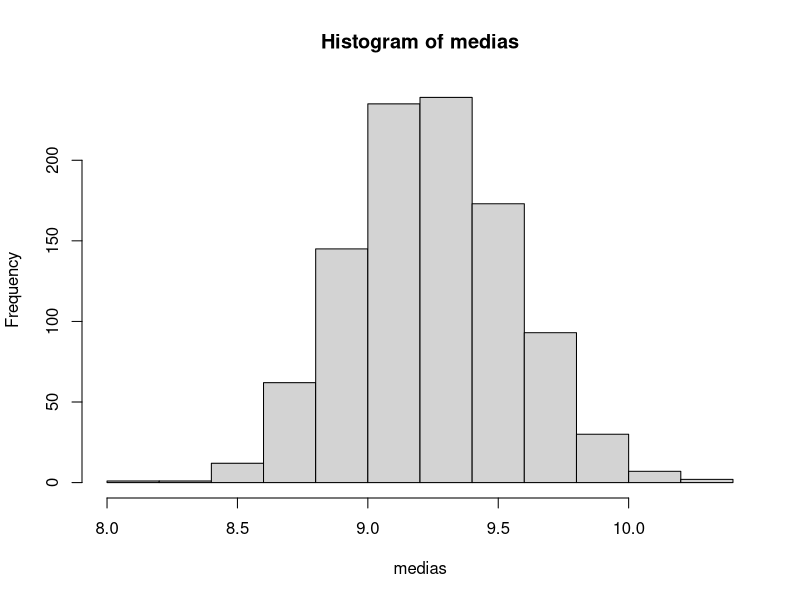
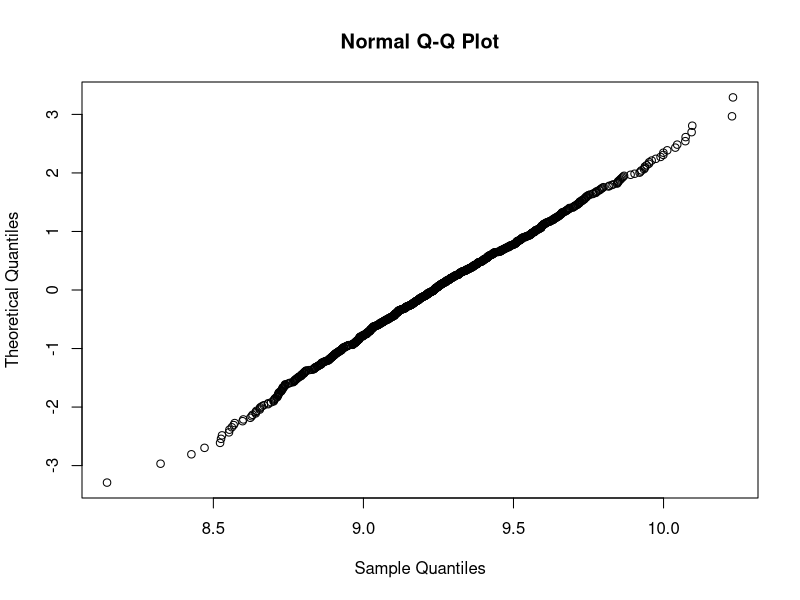
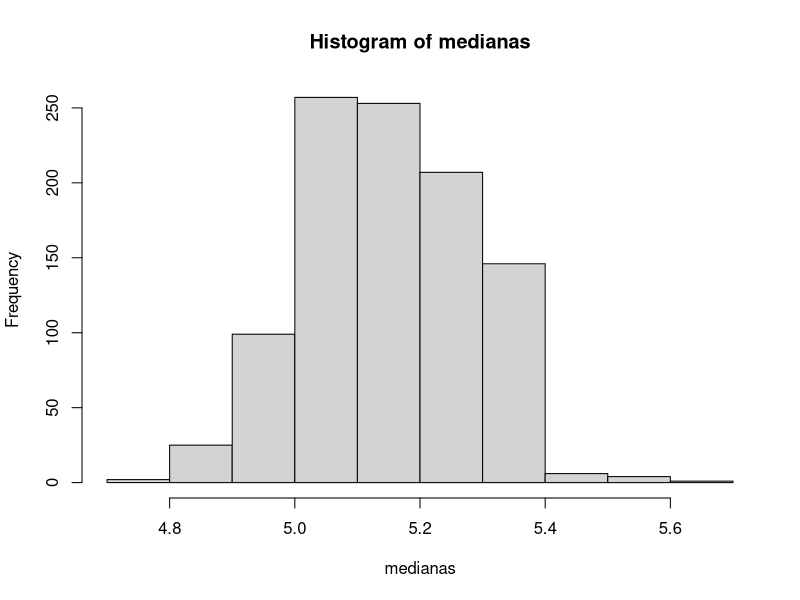
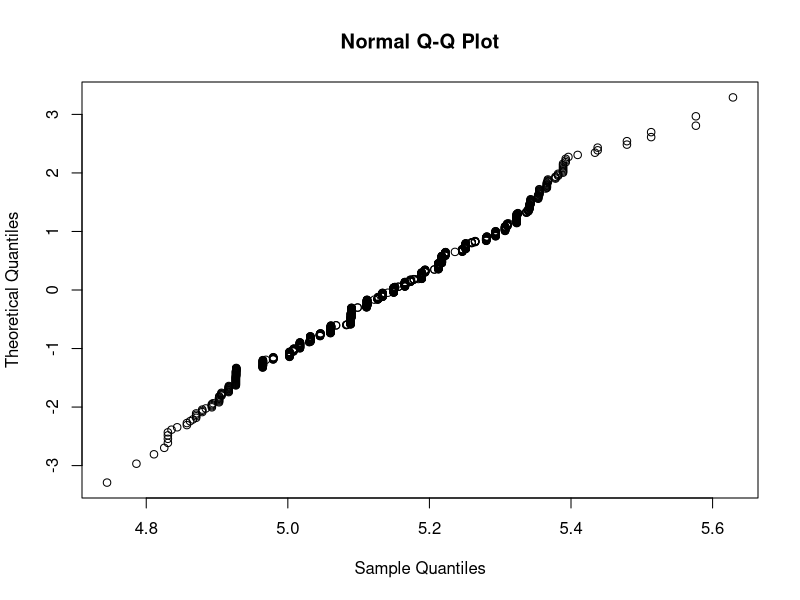
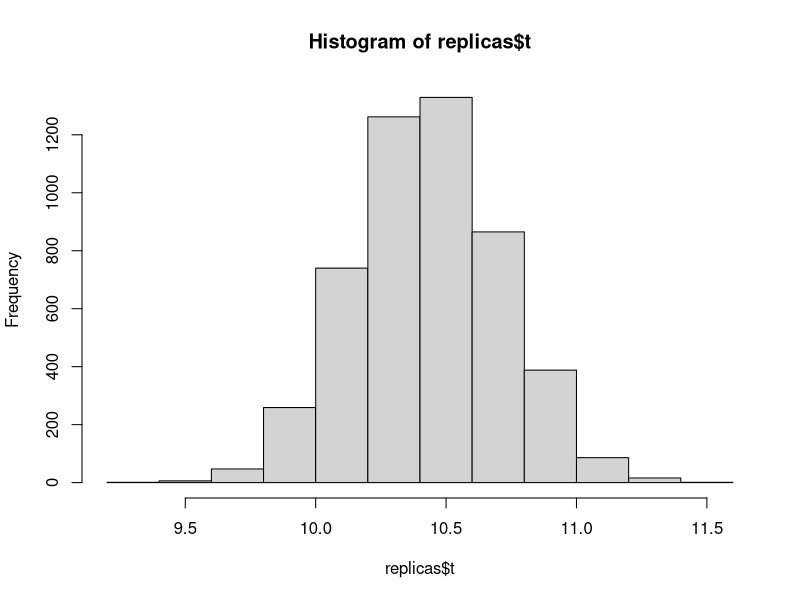
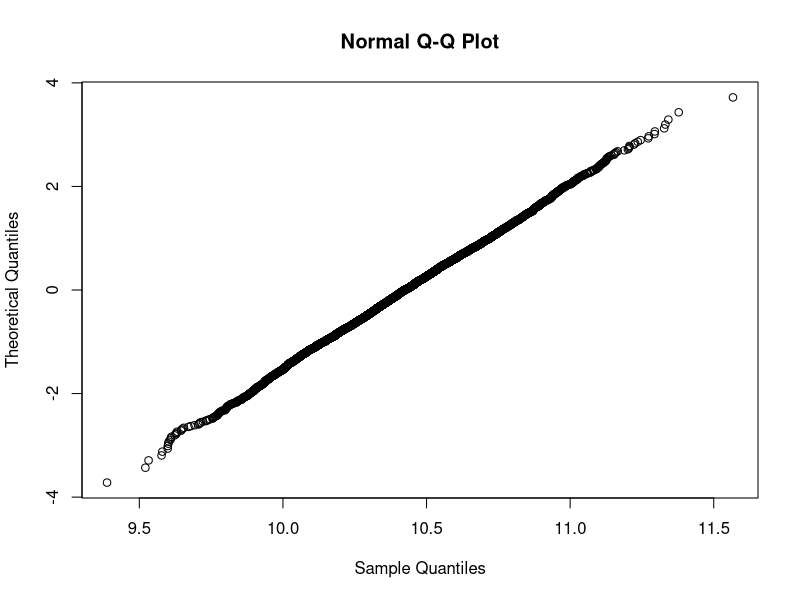

Source code (R) for these figures, in order:
##' # Bootstrap con R 
##' [Francisco García García](http://bioinfo.cipf.es/ "webpage of department") _(2014-10-12)_  
##'
##' 
##' 
##' ----------------------------------------------------------------------------

##' ### 0. Introducción 
##' ### 1. Ejemplos
##' ### 2. Cálculo de intervalos de confianza
##' ### 3. Ejercicios
##' ### 4. Bibliografía y enlaces interesantes
##' ----------------------------------------------------------------------------

##'<br />
##'<br />
##'<br />
  

##' ## 0. Introducción 
##' - La inferencia estadística se basa en la distribución de los diferentes estadísticos. Esta distribución la conocemos al seleccionar diferentes muestras de tamaño n de la misma población.
##'
##' - La distribución de un estadístico se obtiene al observar sus valores en muchas muestras de la población. 
##' 
##' - La técnica de bootstrap consiste en obtener la distribución de un estadístico (al menos de forma aproximada) 
##' utilizando la información que se deriva de una sola muestra (y sus réplicas).
##' 
##' ### Procedimiento:
##' **Replicación**: en lugar de tomar muchas muestras de la población, obtener réplicas (muestras con reemplazamiento) de la muestra original. Todas las
##' réplicas deben tener el mismo tamaño que la muestra original: n.
##' 
##' La **distribución bootstrap del estadístico** se obtiene a partir de estas muestras y sirve para _estimar_ la distribución del estadístico.
##'<br />
##'<br />
##'<br />

##' ## 1. Ejemplos
##' ### 1.1. ¿Cuál es el error típico de la media muestral? 
##' Generamos una muestra de 50 valores que siguen una distribución normal de media 10 y desviación típica 2:
x = rnorm(50, mean=10, sd=2) 
x
##' A continuación creamos un vector vacío (en realidad está formado por 1000 ceros) donde almacenaremos los resultados que obtenemos:
medias=numeric(1000) 
head(medias)
length(medias)
##' Mediante este código repetiremos 1000 veces las siguientes acciones: extracción de una muestra con reemplazamiento desde x, cálculo de la media muestral de esta nueva réplica y 
##' almacenamiento de la media muestral obtenida en el vector **medias** que hemos generado anteriormente:  
for(i in 1:1000)
{
  muestra=sample(x, replace=T)
  medias[i]=mean(muestra)
}

##' Evaluamos los resultados obtenidos:
hist(medias) #un histograma de las medias
qqnorm(medias, datax=T) #papel probabilistico normal
mean(medias) # el centro de la distribucion de las medias
sd(medias) # la desviacion tipica de las medias
##' 
##' 
##'
##' ### 1.2. ¿Cuál es el error típico de la mediana muestral? 
##' Generamos una muestra de 70 valores que siguen una distribución normal de media 5 y desviación típica 1:
x = rnorm(70, mean=5, sd=1) 
x
##' A continuación creamos un vector vacío (en realidad está formado por 1000 ceros) donde almacenaremos los resultados que obtenemos:
medianas=numeric(1000) 
head(medianas)
length(medianas)
##' Mediante este código repetiremos 1000 veces las siguientes acciones: extracción de una muestra con reemplazamiento desde x, cálculo de la mediana muestral de esta nueva réplica y 
##' almacenamiento de la mediana muestral obtenida en el vector **mediana** que hemos generado anteriormente:  
for(i in 1:1000)
{
  muestra=sample(x, replace=T)
  medianas[i]=median(muestra)
}

##' Evaluamos los resultados obtenidos:
hist(medianas) #un histograma de las medianas
qqnorm(medianas, datax=T) #papel probabilistico normal
mean(medianas) # el centro de la distribucion de las medianas
sd(medianas) # la desviacion tipica de las medianas
##' 
##' 
##' ### Ventajas de los procedimientos bootstrap 
##'
##' 1. No necesitamos la condición de normalidad en la que se basan las técnicas de inferencia paramétricas.
##' 
##' 2. En la mayoría de casos, la distribución bootstrap de un estadístico tiene aproximadamente la misma forma y dispersión que la distribución del estadístico
##' que se obtiene al seleccionar muchas muestras de la población, pero su centro es el valor que toma el estadístico en la muestra original, en lugar
##' del verdadero valor del parámetro que intentamos estimar.
##' 
##' 3. La técnica bootstrap nos permite calcular el error típico de cualquier estadístico sin necesidad de recurrir a la teoría estadística.
##'<br />
##'<br />
##'<br />
##'
##' ## 2. Cálculo de intervalos de confianza
##' ### 2.1. Intervalos de confianza bootstrap usando t
##' Suponemos que la distribución bootstrap de un estadístico, obtenida  a partir de una muestra aleatoria simple de tamaño n es aproximadamente **normal** y que el **sesgo** es pequeño.
##' El **sesgo** es la diferencia entre el estadístico de interés en la muestra original y el estadístico obtenido a partir de la distribución bootstrat).
##' Un intervalo de confianzan del (1 - alfa)*100% para el parámetro poblacional se obtiene mediante la expresión :
##' 
##' **valor del estadístico +- t(alfa/2, n-1) *Sb**,  donde Sb es el error típico obtenido de la distribución bootstrap.
##' 
##' 
##' ### 2.2. Intervalos de confianza bootstrap basados en percentiles
##' Cuando no se verifica la normalidad no es posible utilizar el procedimiento anterior para el cálculo de los intervalos de confianza bootstrap. Existen otros procedimientos:
##' 
##' El intervalo formado por los percentiles 2.5% y 97.5% de la distribución bootstrap de un estadístico, permiten calcular un intervalo de confianza del 95% para el parámetro poblacional. 
##' utilizaremos este método si la distribución bootstrap presenta un sesgo reducido. 
##' 
##' Continuamos con los 2 ejemplos anteriores. De esta forma obtenemos los intervalos de confianza del 95% de los parámetros poblaciones media y mediana, a partir de la distribución bootstrap:
quantile(medias, c(0.025, 0.975))
quantile(medianas, c(0.025, 0.975))
##' 
##' ### 2.3. Comparación de los intervalos de confianza bootstrap basados en t y  en percentiles
##' - Las condiciones para utilizar estos intervalos no están perfectamente definidas (son muy generales).
##'
##' - Comprueba que los intervalos obtenidos son razonables comparándolos.
##'
##' - Si el sesgo de la distribución bootstrap es pequeño y la distribución es normal, ambos intervalos deberían ser muy similares.
##' 
##' - Los intervalos basados en percentiles son preferibles a los basados en t si la distribución bootstrap no es normal. Son más precisos que los basados en t cuando el sesgo es pequeño.
##' 
##' - Si los intervalos t y los basados en percentiles no coinciden, un buen consejo es no fiarse de ninguno.
##' 
##' ### 2.4. Intervalos de confianza bootstrap más precisos: BCa
##' - Existen métodos más elaborados basados en la técnica de bootstrap que mejoran sustancialmente su fiabilidad al aumentar el tamaño de la muestra. 
##' 
##' - Los intervalos BCa  (bias-corrected accelerated) basados en la técnica de bootstrap son una modificación de los intervalos basados en percentiles que realizan los ajustes necesarios para corregir el sesgo
##'  y la asimetría.
##'  
##'  
##' ### 2.5. Bootstrap en R
##'  Vemos un ejemplo de uso de bootstrap en R: **la media muestral** 
##'  
##'  Cargamos el paquete **boot** en nuestra sesión de R. Incluye algunas funciones de utilidad para el cálculo de la distribución bootstrap:
library(boot) 
##' Generamos una muestra de 50 valores que siguen una distribución normal de media 10 y desviación típica 2:
x = rnorm(50, mean=10, sd=2) 
x # es la muestra original
datos=data.frame(x) # requiere un data.frame
media=function(datos, indices)
{
  d=datos[indices,]
  mean(d)
}
replicas =boot(data=datos, statistic =media, R=5000)
##' Exploramos los elementos que contiene el objeto **replicas** que acabamos de generar:
names(replicas)
##' Vemos como es la distribución bootstrap de la media que hemos obtenido:
hist(replicas$t)
qqnorm(replicas$t, datax=T)
##' Centro de la distribución bootstrap:
mean(replicas$t)
##' Desviación típica de la distribución  bootstrap:
sd( replicas $t)
##' Valor del estadístico en la muestra original:
replicas$t0
##' Calculamos el sesgo:
sesgo=abs(mean(replicas$t)- (replicas$t0))
sesgo
##' **Por último calculamos el intervalo de confianza de la media poblacional** utilizando los 3 métodos comentados anteriormente:
##' 
##' Si la distribución del estadístico es normal y el sesgo pequeño, determinaremos el **intervalo basado en la distribucion t**:
replicas $t0-qt(0.975,df=length(x)-1)*sd(replicas$t)
replicas $t0+qt(0.975,df=length(x)-1)*sd(replicas$t)
##' Si la distribución del estadístico no es normal pero el sesgo es pequeño, usaremos el **intervalo basado en percentiles**:
quantile(replicas$t, c(0.025,0.975))
##' Cuando hay un gran sesgo utilizaremos  el **intervalo BCa**:
boot.ci ( replicas , type="bca")
##'<br />
##'<br />
##'<br />

##' ## 3. Ejercicios
##'<br />
##'<br />
##'<br />

##'
##' ## 4. Bibliografía y enlaces interesantes:
##' 
##' - [Quick-R] (http://www.statmethods.net/)   Web con recursos para trabajar con R.
##'
##' - [r-tutor] (http://www.r-tutor.com/)  An R Introduction to Statistics.
##'
##' - Jeffrey R. Harring Andrew S. Zieffler y Jeffrey D. Long. Comparing groups - Randomization and bootstrap methods using R. 1st Ed. JohnWiley y Sons, 2011.
##' - George P. McCabe David S. Moore y Bruce A. Craig. Introduction to the practice of statistics. 7th. New York: W.H. Freeman y Company, 2012.
##' 

##' ----------------------------------------------------------------------------
